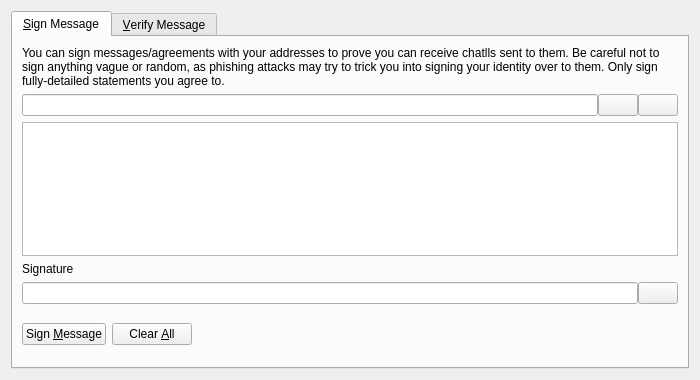
<?xml version="1.0" encoding="UTF-8"?>
<ui version="4.0">
 <class>SignVerifyMessageDialog</class>
 <widget class="QDialog" name="SignVerifyMessageDialog">
  <property name="geometry">
   <rect>
    <x>0</x>
    <y>0</y>
    <width>700</width>
    <height>380</height>
   </rect>
  </property>
  <property name="windowTitle">
   <string>Signatures - Sign / Verify a Message</string>
  </property>
  <property name="modal">
   <bool>true</bool>
  </property>
  <layout class="QVBoxLayout" name="verticalLayout">
   <item>
    <widget class="QTabWidget" name="tabWidget">
     <property name="currentIndex">
      <number>0</number>
     </property>
     <widget class="QWidget" name="tabSignMessage">
      <attribute name="title">
       <string>&amp;Sign Message</string>
      </attribute>
      <layout class="QVBoxLayout" name="verticalLayout_SM">
       <item>
        <widget class="QLabel" name="infoLabel_SM">
         <property name="text">
          <string>You can sign messages/agreements with your addresses to prove you can receive chatlls sent to them. Be careful not to sign anything vague or random, as phishing attacks may try to trick you into signing your identity over to them. Only sign fully-detailed statements you agree to.</string>
         </property>
         <property name="textFormat">
          <enum>Qt::PlainText</enum>
         </property>
         <property name="wordWrap">
          <bool>true</bool>
         </property>
        </widget>
       </item>
       <item>
        <layout class="QHBoxLayout" name="horizontalLayout_1_SM">
         <property name="spacing">
          <number>0</number>
         </property>
         <item>
          <widget class="QValidatedLineEdit" name="addressIn_SM">
           <property name="toolTip">
            <string>The chatll address to sign the message with</string>
           </property>
          </widget>
         </item>
         <item>
          <widget class="QPushButton" name="addressBookButton_SM">
           <property name="toolTip">
            <string>Choose previously used address</string>
           </property>
           <property name="text">
            <string/>
           </property>
           <property name="icon">
            <iconset resource="../bitcoin.qrc">
             <normaloff>:/icons/address-book</normaloff>:/icons/address-book</iconset>
           </property>
           <property name="shortcut">
            <string>Alt+A</string>
           </property>
           <property name="autoDefault">
            <bool>false</bool>
           </property>
          </widget>
         </item>
         <item>
          <widget class="QPushButton" name="pasteButton_SM">
           <property name="toolTip">
            <string>Paste address from clipboard</string>
           </property>
           <property name="text">
            <string/>
           </property>
           <property name="icon">
            <iconset resource="../bitcoin.qrc">
             <normaloff>:/icons/editpaste</normaloff>:/icons/editpaste</iconset>
           </property>
           <property name="shortcut">
            <string>Alt+P</string>
           </property>
           <property name="autoDefault">
            <bool>false</bool>
           </property>
          </widget>
         </item>
        </layout>
       </item>
       <item>
        <widget class="QPlainTextEdit" name="messageIn_SM">
         <property name="toolTip">
          <string>Enter the message you want to sign here</string>
         </property>
        </widget>
       </item>
       <item>
        <widget class="QLabel" name="signatureLabel_SM">
         <property name="text">
          <string>Signature</string>
         </property>
         <property name="textFormat">
          <enum>Qt::PlainText</enum>
         </property>
        </widget>
       </item>
       <item>
        <layout class="QHBoxLayout" name="horizontalLayout_2_SM">
         <property name="spacing">
          <number>0</number>
         </property>
         <item>
          <widget class="QLineEdit" name="signatureOut_SM">
           <property name="font">
            <font>
             <italic>true</italic>
            </font>
           </property>
           <property name="readOnly">
            <bool>true</bool>
           </property>
          </widget>
         </item>
         <item>
          <widget class="QPushButton" name="copySignatureButton_SM">
           <property name="toolTip">
            <string>Copy the current signature to the system clipboard</string>
           </property>
           <property name="text">
            <string/>
           </property>
           <property name="icon">
            <iconset resource="../bitcoin.qrc">
             <normaloff>:/icons/editcopy</normaloff>:/icons/editcopy</iconset>
           </property>
           <property name="autoDefault">
            <bool>false</bool>
           </property>
          </widget>
         </item>
        </layout>
       </item>
       <item>
        <layout class="QHBoxLayout" name="horizontalLayout_3_SM">
         <item>
          <widget class="QPushButton" name="signMessageButton_SM">
           <property name="toolTip">
            <string>Sign the message to prove you own this chatll address</string>
           </property>
           <property name="text">
            <string>Sign &amp;Message</string>
           </property>
           <property name="icon">
            <iconset resource="../bitcoin.qrc">
             <normaloff>:/icons/edit</normaloff>:/icons/edit</iconset>
           </property>
           <property name="autoDefault">
            <bool>false</bool>
           </property>
          </widget>
         </item>
         <item>
          <widget class="QPushButton" name="clearButton_SM">
           <property name="toolTip">
            <string>Reset all sign message fields</string>
           </property>
           <property name="text">
            <string>Clear &amp;All</string>
           </property>
           <property name="icon">
            <iconset resource="../bitcoin.qrc">
             <normaloff>:/icons/remove</normaloff>:/icons/remove</iconset>
           </property>
           <property name="autoDefault">
            <bool>false</bool>
           </property>
          </widget>
         </item>
         <item>
          <spacer name="horizontalSpacer_1_SM">
           <property name="orientation">
            <enum>Qt::Horizontal</enum>
           </property>
           <property name="sizeHint" stdset="0">
            <size>
             <width>40</width>
             <height>48</height>
            </size>
           </property>
          </spacer>
         </item>
         <item>
          <widget class="QLabel" name="statusLabel_SM">
           <property name="font">
            <font>
             <weight>75</weight>
             <bold>true</bold>
            </font>
           </property>
           <property name="text">
            <string/>
           </property>
           <property name="wordWrap">
            <bool>true</bool>
           </property>
          </widget>
         </item>
         <item>
          <spacer name="horizontalSpacer_2_SM">
           <property name="orientation">
            <enum>Qt::Horizontal</enum>
           </property>
           <property name="sizeHint" stdset="0">
            <size>
             <width>40</width>
             <height>48</height>
            </size>
           </property>
          </spacer>
         </item>
        </layout>
       </item>
      </layout>
     </widget>
     <widget class="QWidget" name="tabVerifyMessage">
      <attribute name="title">
       <string>&amp;Verify Message</string>
      </attribute>
      <layout class="QVBoxLayout" name="verticalLayout_VM">
       <item>
        <widget class="QLabel" name="infoLabel_VM">
         <property name="text">
          <string>Enter the receiver's address, message (ensure you copy line breaks, spaces, tabs, etc. exactly) and signature below to verify the message. Be careful not to read more into the signature than what is in the signed message itself, to avoid being tricked by a man-in-the-middle attack. Note that this only proves the signing party receives with the address, it cannot prove sendership of any transaction!</string>
         </property>
         <property name="textFormat">
          <enum>Qt::PlainText</enum>
         </property>
         <property name="alignment">
          <set>Qt::AlignLeading|Qt::AlignLeft|Qt::AlignTop</set>
         </property>
         <property name="wordWrap">
          <bool>true</bool>
         </property>
        </widget>
       </item>
       <item>
        <layout class="QHBoxLayout" name="horizontalLayout_1_VM">
         <property name="spacing">
          <number>0</number>
         </property>
         <item>
          <widget class="QValidatedLineEdit" name="addressIn_VM">
           <property name="toolTip">
            <string>The chatll address the message was signed with</string>
           </property>
          </widget>
         </item>
         <item>
          <widget class="QPushButton" name="addressBookButton_VM">
           <property name="toolTip">
            <string>Choose previously used address</string>
           </property>
           <property name="text">
            <string/>
           </property>
           <property name="icon">
            <iconset resource="../bitcoin.qrc">
             <normaloff>:/icons/address-book</normaloff>:/icons/address-book</iconset>
           </property>
           <property name="shortcut">
            <string>Alt+A</string>
           </property>
           <property name="autoDefault">
            <bool>false</bool>
           </property>
          </widget>
         </item>
        </layout>
       </item>
       <item>
        <widget class="QPlainTextEdit" name="messageIn_VM"/>
       </item>
       <item>
        <widget class="QValidatedLineEdit" name="signatureIn_VM"/>
       </item>
       <item>
        <layout class="QHBoxLayout" name="horizontalLayout_2_VM">
         <item>
          <widget class="QPushButton" name="verifyMessageButton_VM">
           <property name="toolTip">
            <string>Verify the message to ensure it was signed with the specified chatll address</string>
           </property>
           <property name="text">
            <string>Verify &amp;Message</string>
           </property>
           <property name="icon">
            <iconset resource="../bitcoin.qrc">
             <normaloff>:/icons/transaction_0</normaloff>:/icons/transaction_0</iconset>
           </property>
           <property name="autoDefault">
            <bool>false</bool>
           </property>
          </widget>
         </item>
         <item>
          <widget class="QPushButton" name="clearButton_VM">
           <property name="toolTip">
            <string>Reset all verify message fields</string>
           </property>
           <property name="text">
            <string>Clear &amp;All</string>
           </property>
           <property name="icon">
            <iconset resource="../bitcoin.qrc">
             <normaloff>:/icons/remove</normaloff>:/icons/remove</iconset>
           </property>
           <property name="autoDefault">
            <bool>false</bool>
           </property>
          </widget>
         </item>
         <item>
          <spacer name="horizontalSpacer_1_VM">
           <property name="orientation">
            <enum>Qt::Horizontal</enum>
           </property>
           <property name="sizeHint" stdset="0">
            <size>
             <width>40</width>
             <height>48</height>
            </size>
           </property>
          </spacer>
         </item>
         <item>
          <widget class="QLabel" name="statusLabel_VM">
           <property name="font">
            <font>
             <weight>75</weight>
             <bold>true</bold>
            </font>
           </property>
           <property name="text">
            <string/>
           </property>
           <property name="wordWrap">
            <bool>true</bool>
           </property>
          </widget>
         </item>
         <item>
          <spacer name="horizontalSpacer_2_VM">
           <property name="orientation">
            <enum>Qt::Horizontal</enum>
           </property>
           <property name="sizeHint" stdset="0">
            <size>
             <width>40</width>
             <height>48</height>
            </size>
           </property>
          </spacer>
         </item>
        </layout>
       </item>
      </layout>
     </widget>
    </widget>
   </item>
  </layout>
 </widget>
 <customwidgets>
  <customwidget>
   <class>QValidatedLineEdit</class>
   <extends>QLineEdit</extends>
   <header>qt/qvalidatedlineedit.h</header>
  </customwidget>
 </customwidgets>
 <resources>
  <include location="../bitcoin.qrc"/>
 </resources>
 <connections/>
</ui>
